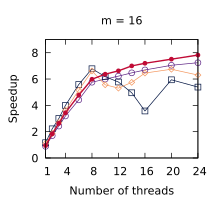

Recreate this plot in gnuplot.
set title "m = 16"
set terminal pdf size 2.2,2.0
set output "./results/LUD_n___512,_m___16.pdf"
set key off
set xrange [1:24]
set xtics (1, 4, 8, 12, 16, 20, 24)
set xlabel "Number of threads"
set yrange [0:9]
set ytics (0, 2, 4, 6, 8)
set ylabel "Speedup"
plot './results/LUD_n___512,_m___16.dat' using 1:2 title "Work stealing" pointsize 0.7 lw 1 pt 6 linecolor rgb "#5B2182" with linespoints, \
  './results/LUD_n___512,_m___16.dat' using 1:3 title "OpenMP (loops)" pointsize 0.7 lw 1 pt 4 linecolor rgb "#001240" with linespoints, \
  './results/LUD_n___512,_m___16.dat' using 1:4 title "OpenMP (tasks)" pointsize 0.7 lw 1 pt 12 linecolor rgb "#F3965E" with linespoints, \
  './results/LUD_n___512,_m___16.dat' using 1:5 title "Work assisting (our)" pointsize 0.4 lw 2 pt 7 linecolor rgb "#C00A35" with linespoints
